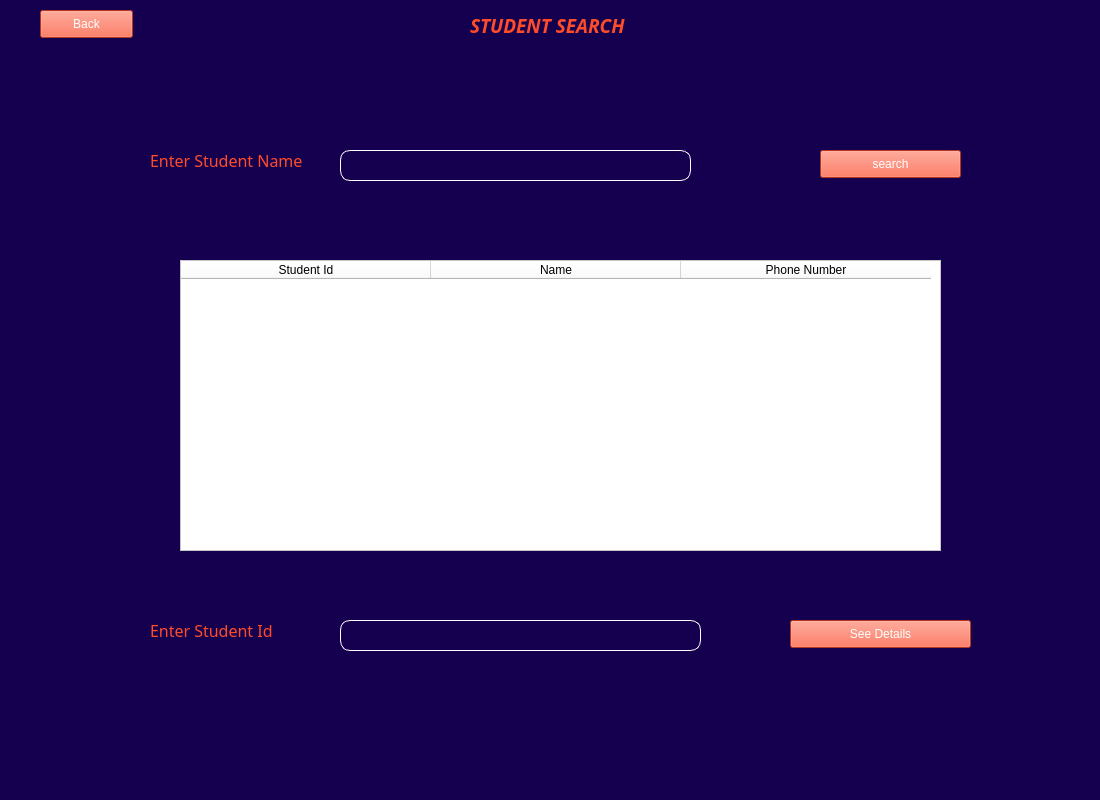
<?xml version="1.0" encoding="UTF-8"?>
<ui version="4.0">
 <class>MainWindow</class>
 <widget class="QMainWindow" name="MainWindow">
  <property name="geometry">
   <rect>
    <x>0</x>
    <y>0</y>
    <width>1100</width>
    <height>800</height>
   </rect>
  </property>
  <property name="windowTitle">
   <string>MainWindow</string>
  </property>
  <property name="styleSheet">
   <string notr="true">background:#150050;</string>
  </property>
  <widget class="QWidget" name="centralwidget">
   <property name="styleSheet">
    <string notr="true">QPushButton#BackButton {
background-color:#FF4C29;
color:white;
}

QPushButton#BackButton:hover {
    background-color:white;
color:#FF4C29;
}

QPushButton#BackButton:pressed {
    background-color: rgb(224, 0, 0);     
}
QPushButton#SearchButton {
background-color:#FF4C29;
color:white;
}

QPushButton#SearchButton:hover {
    background-color:white;
color:#FF4C29;
}

QPushButton#SearchButton:pressed {
    background-color: rgb(224, 0, 0);     
}
QPushButton#SeeDetailsButton {
background-color:#FF4C29;
color:white;
}

QPushButton#SeeDetailsButton:hover {
    background-color:white;
color:#FF4C29;
}

QPushButton#SeeDetailsButton:pressed {
    background-color: rgb(224, 0, 0);     
}</string>
   </property>
   <widget class="QLabel" name="label">
    <property name="geometry">
     <rect>
      <x>150</x>
      <y>610</y>
      <width>151</width>
      <height>41</height>
     </rect>
    </property>
    <property name="font">
     <font>
      <family>Gill Sans MT</family>
      <pointsize>12</pointsize>
     </font>
    </property>
    <property name="styleSheet">
     <string notr="true">color:#FF4C29;</string>
    </property>
    <property name="text">
     <string>Enter Student Id</string>
    </property>
   </widget>
   <widget class="QLineEdit" name="idlineEdit">
    <property name="geometry">
     <rect>
      <x>340</x>
      <y>620</y>
      <width>361</width>
      <height>31</height>
     </rect>
    </property>
    <property name="font">
     <font>
      <family>Gill Sans MT</family>
      <pointsize>12</pointsize>
     </font>
    </property>
    <property name="styleSheet">
     <string notr="true">border : 1px solid white;
border-radius : 10px;
color : white;</string>
    </property>
    <property name="alignment">
     <set>Qt::AlignCenter</set>
    </property>
   </widget>
   <widget class="QLabel" name="label_2">
    <property name="geometry">
     <rect>
      <x>150</x>
      <y>140</y>
      <width>171</width>
      <height>41</height>
     </rect>
    </property>
    <property name="font">
     <font>
      <family>Gill Sans MT</family>
      <pointsize>12</pointsize>
     </font>
    </property>
    <property name="styleSheet">
     <string notr="true">color:#FF4C29;</string>
    </property>
    <property name="text">
     <string>Enter Student Name</string>
    </property>
   </widget>
   <widget class="QLineEdit" name="namelineEdit">
    <property name="geometry">
     <rect>
      <x>340</x>
      <y>150</y>
      <width>351</width>
      <height>31</height>
     </rect>
    </property>
    <property name="font">
     <font>
      <family>Gill Sans MT</family>
      <pointsize>12</pointsize>
     </font>
    </property>
    <property name="styleSheet">
     <string notr="true">border : 1px solid white;
border-radius : 10px;
color : white;</string>
    </property>
    <property name="alignment">
     <set>Qt::AlignCenter</set>
    </property>
   </widget>
   <widget class="QPushButton" name="SearchButton">
    <property name="geometry">
     <rect>
      <x>820</x>
      <y>150</y>
      <width>141</width>
      <height>28</height>
     </rect>
    </property>
    <property name="text">
     <string>search</string>
    </property>
   </widget>
   <widget class="QPushButton" name="SeeDetailsButton">
    <property name="geometry">
     <rect>
      <x>790</x>
      <y>620</y>
      <width>181</width>
      <height>28</height>
     </rect>
    </property>
    <property name="text">
     <string>See Details</string>
    </property>
   </widget>
   <widget class="QPushButton" name="BackButton">
    <property name="geometry">
     <rect>
      <x>40</x>
      <y>10</y>
      <width>93</width>
      <height>28</height>
     </rect>
    </property>
    <property name="text">
     <string>Back</string>
    </property>
   </widget>
   <widget class="QTableWidget" name="table">
    <property name="geometry">
     <rect>
      <x>180</x>
      <y>260</y>
      <width>761</width>
      <height>291</height>
     </rect>
    </property>
    <property name="styleSheet">
     <string notr="true">background: white;</string>
    </property>
    <attribute name="horizontalHeaderDefaultSectionSize">
     <number>250</number>
    </attribute>
    <column>
     <property name="text">
      <string>Student Id</string>
     </property>
    </column>
    <column>
     <property name="text">
      <string>Name</string>
     </property>
    </column>
    <column>
     <property name="text">
      <string>Phone Number</string>
     </property>
    </column>
   </widget>
   <widget class="QLabel" name="label_3">
    <property name="geometry">
     <rect>
      <x>470</x>
      <y>10</y>
      <width>491</width>
      <height>31</height>
     </rect>
    </property>
    <property name="font">
     <font>
      <family>Gill Sans MT</family>
      <pointsize>14</pointsize>
      <weight>75</weight>
      <italic>true</italic>
      <bold>true</bold>
     </font>
    </property>
    <property name="styleSheet">
     <string notr="true">color:#FF4C29;</string>
    </property>
    <property name="text">
     <string>STUDENT SEARCH</string>
    </property>
   </widget>
   <widget class="QLabel" name="error">
    <property name="geometry">
     <rect>
      <x>340</x>
      <y>190</y>
      <width>331</width>
      <height>21</height>
     </rect>
    </property>
    <property name="styleSheet">
     <string notr="true">color:rgb(255, 0, 0);</string>
    </property>
    <property name="text">
     <string/>
    </property>
   </widget>
   <widget class="QLabel" name="error_2">
    <property name="geometry">
     <rect>
      <x>340</x>
      <y>670</y>
      <width>331</width>
      <height>21</height>
     </rect>
    </property>
    <property name="styleSheet">
     <string notr="true">color:rgb(255, 0, 0);</string>
    </property>
    <property name="text">
     <string/>
    </property>
   </widget>
  </widget>
  <widget class="QMenuBar" name="menubar">
   <property name="geometry">
    <rect>
     <x>0</x>
     <y>0</y>
     <width>1100</width>
     <height>26</height>
    </rect>
   </property>
  </widget>
  <widget class="QStatusBar" name="statusbar"/>
 </widget>
 <resources/>
 <connections/>
</ui>
